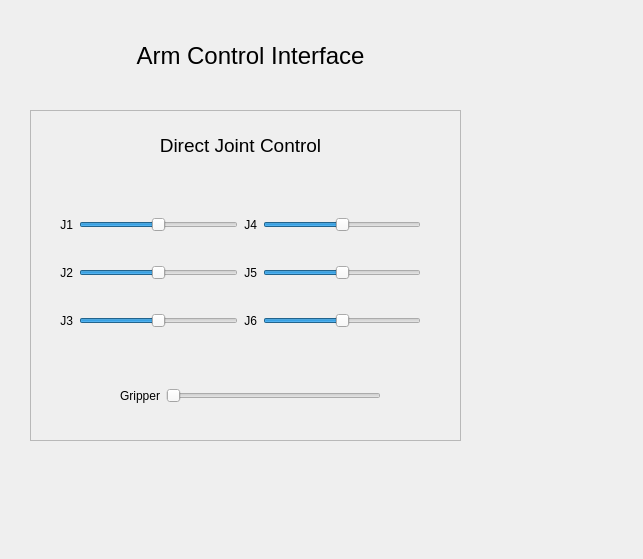
<?xml version="1.0" encoding="UTF-8"?>
<ui version="4.0">
 <class>Form</class>
 <widget class="QWidget" name="Form">
  <property name="geometry">
   <rect>
    <x>0</x>
    <y>0</y>
    <width>643</width>
    <height>559</height>
   </rect>
  </property>
  <property name="windowTitle">
   <string>Form</string>
  </property>
  <widget class="QLabel" name="label_12">
   <property name="geometry">
    <rect>
     <x>120</x>
     <y>40</y>
     <width>261</width>
     <height>31</height>
    </rect>
   </property>
   <property name="font">
    <font>
     <pointsize>18</pointsize>
     <weight>50</weight>
     <bold>false</bold>
    </font>
   </property>
   <property name="text">
    <string>Arm Control Interface</string>
   </property>
   <property name="alignment">
    <set>Qt::AlignCenter</set>
   </property>
  </widget>
  <widget class="QFrame" name="frame">
   <property name="geometry">
    <rect>
     <x>30</x>
     <y>110</y>
     <width>431</width>
     <height>331</height>
    </rect>
   </property>
   <property name="autoFillBackground">
    <bool>false</bool>
   </property>
   <property name="frameShape">
    <enum>QFrame::StyledPanel</enum>
   </property>
   <property name="frameShadow">
    <enum>QFrame::Raised</enum>
   </property>
   <widget class="QWidget" name="gridLayoutWidget">
    <property name="geometry">
     <rect>
      <x>30</x>
      <y>80</y>
      <width>361</width>
      <height>167</height>
     </rect>
    </property>
    <layout class="QGridLayout" name="gridLayout">
     <item row="1" column="4">
      <widget class="QSlider" name="J5">
       <property name="minimum">
        <number>-500</number>
       </property>
       <property name="maximum">
        <number>500</number>
       </property>
       <property name="sliderPosition">
        <number>0</number>
       </property>
       <property name="orientation">
        <enum>Qt::Horizontal</enum>
       </property>
      </widget>
     </item>
     <item row="1" column="2">
      <widget class="QLabel" name="label_9">
       <property name="text">
        <string>J5</string>
       </property>
       <property name="alignment">
        <set>Qt::AlignRight|Qt::AlignTrailing|Qt::AlignVCenter</set>
       </property>
      </widget>
     </item>
     <item row="0" column="0">
      <widget class="QLabel" name="label">
       <property name="text">
        <string>J1</string>
       </property>
       <property name="alignment">
        <set>Qt::AlignRight|Qt::AlignTrailing|Qt::AlignVCenter</set>
       </property>
      </widget>
     </item>
     <item row="0" column="2">
      <widget class="QLabel" name="label_8">
       <property name="text">
        <string>J4</string>
       </property>
       <property name="alignment">
        <set>Qt::AlignRight|Qt::AlignTrailing|Qt::AlignVCenter</set>
       </property>
      </widget>
     </item>
     <item row="1" column="1">
      <widget class="QSlider" name="J2">
       <property name="minimum">
        <number>-500</number>
       </property>
       <property name="maximum">
        <number>500</number>
       </property>
       <property name="sliderPosition">
        <number>0</number>
       </property>
       <property name="orientation">
        <enum>Qt::Horizontal</enum>
       </property>
      </widget>
     </item>
     <item row="1" column="0">
      <widget class="QLabel" name="label_10">
       <property name="text">
        <string>J2</string>
       </property>
       <property name="alignment">
        <set>Qt::AlignRight|Qt::AlignTrailing|Qt::AlignVCenter</set>
       </property>
      </widget>
     </item>
     <item row="3" column="0">
      <widget class="QLabel" name="label_5">
       <property name="text">
        <string>J3</string>
       </property>
       <property name="alignment">
        <set>Qt::AlignRight|Qt::AlignTrailing|Qt::AlignVCenter</set>
       </property>
      </widget>
     </item>
     <item row="3" column="1">
      <widget class="QSlider" name="J3">
       <property name="minimum">
        <number>-500</number>
       </property>
       <property name="maximum">
        <number>500</number>
       </property>
       <property name="sliderPosition">
        <number>0</number>
       </property>
       <property name="orientation">
        <enum>Qt::Horizontal</enum>
       </property>
      </widget>
     </item>
     <item row="0" column="1">
      <widget class="QSlider" name="J1">
       <property name="minimum">
        <number>-500</number>
       </property>
       <property name="maximum">
        <number>500</number>
       </property>
       <property name="sliderPosition">
        <number>0</number>
       </property>
       <property name="orientation">
        <enum>Qt::Horizontal</enum>
       </property>
      </widget>
     </item>
     <item row="0" column="4">
      <widget class="QSlider" name="J4">
       <property name="minimum">
        <number>-500</number>
       </property>
       <property name="maximum">
        <number>500</number>
       </property>
       <property name="sliderPosition">
        <number>0</number>
       </property>
       <property name="orientation">
        <enum>Qt::Horizontal</enum>
       </property>
      </widget>
     </item>
     <item row="3" column="2">
      <widget class="QLabel" name="label_6">
       <property name="text">
        <string>J6</string>
       </property>
       <property name="alignment">
        <set>Qt::AlignRight|Qt::AlignTrailing|Qt::AlignVCenter</set>
       </property>
      </widget>
     </item>
     <item row="3" column="4">
      <widget class="QSlider" name="J6">
       <property name="minimum">
        <number>-500</number>
       </property>
       <property name="maximum">
        <number>500</number>
       </property>
       <property name="sliderPosition">
        <number>0</number>
       </property>
       <property name="orientation">
        <enum>Qt::Horizontal</enum>
       </property>
      </widget>
     </item>
    </layout>
   </widget>
   <widget class="QLabel" name="label_14">
    <property name="geometry">
     <rect>
      <x>80</x>
      <y>20</y>
      <width>261</width>
      <height>31</height>
     </rect>
    </property>
    <property name="font">
     <font>
      <pointsize>18</pointsize>
      <weight>50</weight>
      <bold>false</bold>
     </font>
    </property>
    <property name="text">
     <string>&lt;html&gt;&lt;head/&gt;&lt;body&gt;&lt;p&gt;&lt;span style=&quot; font-size:14pt;&quot;&gt;Direct Joint Control&lt;/span&gt;&lt;/p&gt;&lt;/body&gt;&lt;/html&gt;</string>
    </property>
    <property name="alignment">
     <set>Qt::AlignCenter</set>
    </property>
   </widget>
   <widget class="QWidget" name="horizontalLayoutWidget">
    <property name="geometry">
     <rect>
      <x>90</x>
      <y>270</y>
      <width>261</width>
      <height>31</height>
     </rect>
    </property>
    <layout class="QHBoxLayout" name="horizontalLayout">
     <item>
      <widget class="QLabel" name="label_2">
       <property name="text">
        <string>Gripper</string>
       </property>
       <property name="alignment">
        <set>Qt::AlignRight|Qt::AlignTrailing|Qt::AlignVCenter</set>
       </property>
      </widget>
     </item>
     <item>
      <widget class="QSlider" name="gripper">
       <property name="minimum">
        <number>0</number>
       </property>
       <property name="maximum">
        <number>1050</number>
       </property>
       <property name="sliderPosition">
        <number>0</number>
       </property>
       <property name="orientation">
        <enum>Qt::Horizontal</enum>
       </property>
      </widget>
     </item>
    </layout>
   </widget>
  </widget>
  <zorder>frame</zorder>
  <zorder>label_12</zorder>
 </widget>
 <resources/>
 <connections/>
</ui>
